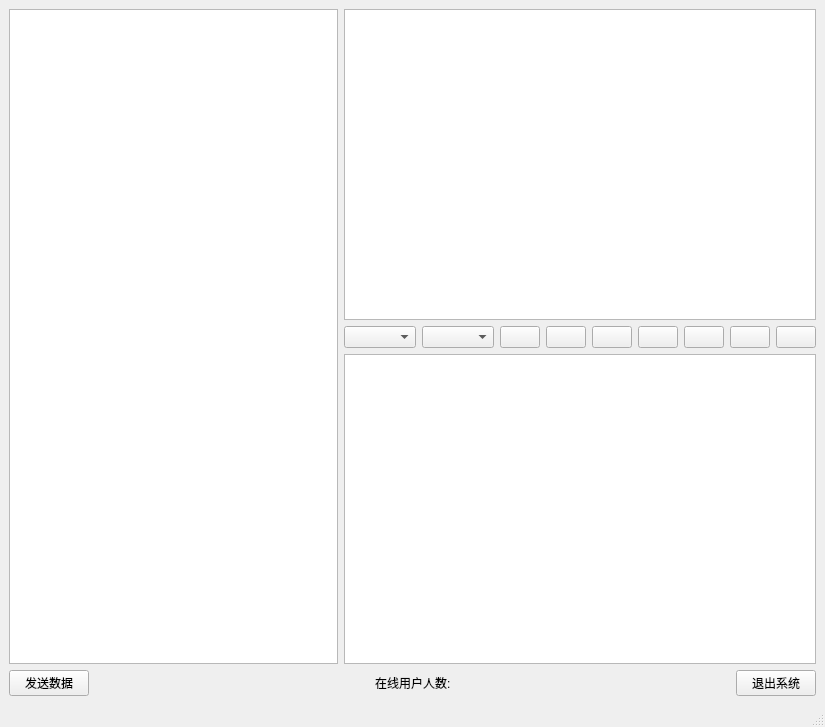
<?xml version="1.0" encoding="UTF-8"?>
<ui version="4.0">
 <class>WeChatMainWindow</class>
 <widget class="QMainWindow" name="WeChatMainWindow">
  <property name="geometry">
   <rect>
    <x>0</x>
    <y>0</y>
    <width>825</width>
    <height>727</height>
   </rect>
  </property>
  <property name="windowTitle">
   <string>MainWindow</string>
  </property>
  <widget class="QWidget" name="centralwidget">
   <layout class="QVBoxLayout" name="verticalLayout_3">
    <item>
     <layout class="QHBoxLayout" name="horizontalLayout_7">
      <item>
       <widget class="QTableWidget" name="user_table">
        <property name="columnCount">
         <number>0</number>
        </property>
       </widget>
      </item>
      <item>
       <layout class="QVBoxLayout" name="verticalLayout_2">
        <item>
         <widget class="QTextBrowser" name="dialog_browser">
          <property name="html">
           <string>&lt;!DOCTYPE HTML PUBLIC &quot;-//W3C//DTD HTML 4.0//EN&quot; &quot;http://www.w3.org/TR/REC-html40/strict.dtd&quot;&gt;
&lt;html&gt;&lt;head&gt;&lt;meta name=&quot;qrichtext&quot; content=&quot;1&quot; /&gt;&lt;style type=&quot;text/css&quot;&gt;
p, li { white-space: pre-wrap; }
&lt;/style&gt;&lt;/head&gt;&lt;body style=&quot; font-family:'SimSun'; font-size:9pt; font-weight:400; font-style:normal;&quot;&gt;
&lt;p style=&quot;-qt-paragraph-type:empty; margin-top:0px; margin-bottom:0px; margin-left:0px; margin-right:0px; -qt-block-indent:0; text-indent:0px;&quot;&gt;&lt;br /&gt;&lt;/p&gt;&lt;/body&gt;&lt;/html&gt;</string>
          </property>
         </widget>
        </item>
        <item>
         <layout class="QHBoxLayout" name="horizontalLayout_5">
          <item>
           <widget class="QComboBox" name="font"/>
          </item>
          <item>
           <widget class="QComboBox" name="fontSize"/>
          </item>
          <item>
           <widget class="QPushButton" name="bold_btn">
            <property name="text">
             <string/>
            </property>
           </widget>
          </item>
          <item>
           <widget class="QPushButton" name="italic_btn">
            <property name="text">
             <string/>
            </property>
           </widget>
          </item>
          <item>
           <widget class="QPushButton" name="underline_btn">
            <property name="text">
             <string/>
            </property>
           </widget>
          </item>
          <item>
           <widget class="QPushButton" name="color_btn">
            <property name="text">
             <string/>
            </property>
           </widget>
          </item>
          <item>
           <widget class="QPushButton" name="sendfile_btn">
            <property name="text">
             <string/>
            </property>
           </widget>
          </item>
          <item>
           <widget class="QPushButton" name="save_btn">
            <property name="text">
             <string/>
            </property>
           </widget>
          </item>
          <item>
           <widget class="QPushButton" name="clear_btn">
            <property name="text">
             <string/>
            </property>
           </widget>
          </item>
         </layout>
        </item>
        <item>
         <widget class="QTextEdit" name="message_edit"/>
        </item>
       </layout>
      </item>
     </layout>
    </item>
    <item>
     <layout class="QHBoxLayout" name="horizontalLayout_4">
      <item>
       <widget class="QPushButton" name="sendMsg_btn">
        <property name="text">
         <string>发送数据</string>
        </property>
        <property name="autoDefault">
         <bool>false</bool>
        </property>
       </widget>
      </item>
      <item>
       <spacer name="horizontalSpacer_3">
        <property name="orientation">
         <enum>Qt::Horizontal</enum>
        </property>
        <property name="sizeHint" stdset="0">
         <size>
          <width>40</width>
          <height>20</height>
         </size>
        </property>
       </spacer>
      </item>
      <item>
       <widget class="QLabel" name="usernum_lbl">
        <property name="text">
         <string>在线用户人数:</string>
        </property>
       </widget>
      </item>
      <item>
       <spacer name="horizontalSpacer_4">
        <property name="orientation">
         <enum>Qt::Horizontal</enum>
        </property>
        <property name="sizeHint" stdset="0">
         <size>
          <width>40</width>
          <height>20</height>
         </size>
        </property>
       </spacer>
      </item>
      <item>
       <widget class="QPushButton" name="exit_btn">
        <property name="text">
         <string>退出系统</string>
        </property>
       </widget>
      </item>
     </layout>
    </item>
   </layout>
  </widget>
  <widget class="QMenuBar" name="menubar">
   <property name="geometry">
    <rect>
     <x>0</x>
     <y>0</y>
     <width>825</width>
     <height>26</height>
    </rect>
   </property>
  </widget>
  <widget class="QStatusBar" name="statusbar"/>
 </widget>
 <resources/>
 <connections/>
</ui>
